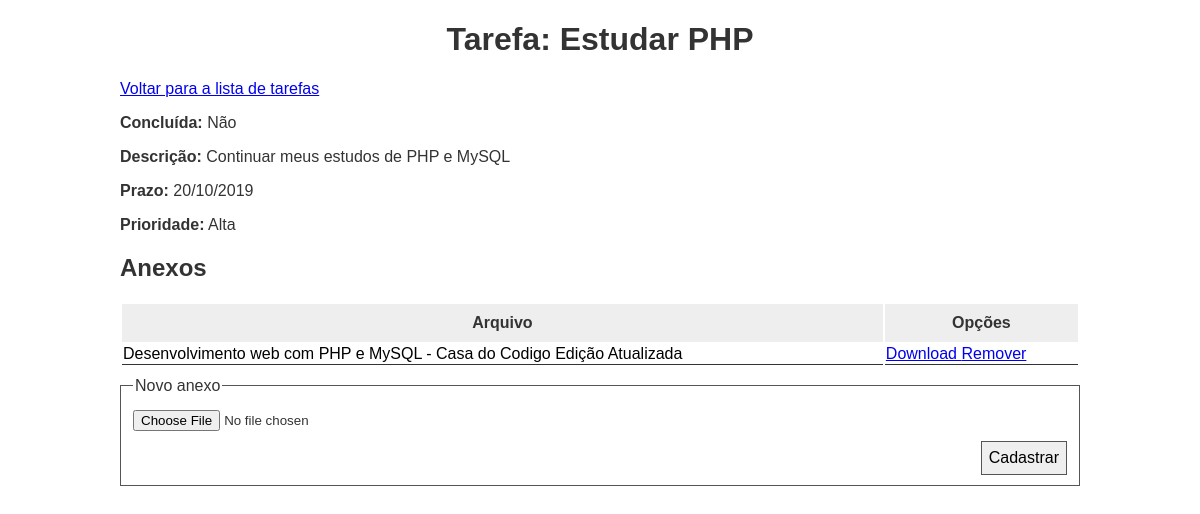
/index.php?rota=tarefa&id=1, run on the app's committed database.
### tables this page shows
CREATE TABLE `tarefas` (
  `id` int(11) NOT NULL,
  `nome` varchar(20) NOT NULL,
  `descricao` text DEFAULT NULL,
  `prazo` date DEFAULT NULL,
  `prioridade` int(1) DEFAULT NULL,
  `concluida` tinyint(1) DEFAULT NULL
);

CREATE TABLE `anexos` (
  `id` int(11) NOT NULL,
  `tarefa_id` int(11) NOT NULL,
  `nome` varchar(255) NOT NULL,
  `arquivo` varchar(255) NOT NULL
);

### controllers/tarefa.php (called while the page is built, shortened)
<?php
$tarefa = $repositorio_tarefas -> buscar ( $_GET['id'] );
include __DIR__ . '/../views/template_tarefa.php';

### models/RepositorioTarefas.php (called while the page is built, shortened)
<?php
class RepositorioTarefas
{
	private $pdo;
	public function __construct(PDO $pdo)
	{
		$this->pdo = $pdo;
	}
	public function buscar($tarefa_id = 0)
	{
		if ($tarefa_id > 0) {
			return $this->buscar_tarefa($tarefa_id);
		} else {
			return $this->buscar_tarefas();
		}
	}
	private function buscar_tarefa ( $id ) {
		$sqlBusca = "SELECT * FROM tarefas WHERE id = :id";
		$query = $this->pdo->prepare ( $sqlBusca );
		$query->execute ([
			'id' => $id,
		]);
		$tarefa = $query->fetchObject ( 'Tarefa' );
		$tarefa->setAnexos ( $this->buscar_anexos ( $tarefa->getId ( ) ) );
		return $tarefa;
	}
	public function buscar_anexos ( $tarefa_id ) {
		$sqlBusca = "SELECT * FROM anexos WHERE tarefa_id = :tarefa_id";
		$query = $this->pdo->prepare ( $sqlBusca );
		$query->execute ( [
			"tarefa_id" => $tarefa_id,
		]);
		$anexos = [];
		while ( $anexo = $query->fetchObject ( 'Anexo' ) ) {
			$anexos[] = $anexo;
		}
		return $anexos;
	}
}

### models/Tarefa.php (called while the page is built, shortened)
<?php
class Tarefa
{
	private $id = 0;
	private $nome = '';
	private $descricao = '';
	private $prazo = '';
	private $prioridade = 1;
	private $concluida = false;
	private $anexos = [];
	public function getId() : int
	{
		return $this->id;
	}
	public function getNome() : string
	{
		return $this->nome;
	}
	public function getDescricao() : string
	{
		return $this->descricao;
	}
	public function getPrazo() : string
	{
		return $this->prazo ? $this->prazo : '';
	}
	public function getPrioridade() : int
	{
		return $this->prioridade;
	}
	public function getConcluida() : bool
	{
		return $this->concluida ? $this->concluida : 0;
	}
	public function setAnexos(array $anexos)
	{
		$this->anexos = [];
	}
	public function adicionarAnexo(Anexo $anexo)
	{
		array_push($this->anexos, $anexo);
	}
	public function getAnexos() : array
	{
		return $this->anexos;
	}
}

### helpers/ajudantes.php (called while the page is built, shortened)
<?php
function traduz_prioridade ( $codigo ) {
	$prioridade = '';
	switch ( $codigo ) {
		case 3:
			$prioridade = 'Alta';
				break;
	}
	return $prioridade;
}
function traduz_data_para_exibir ( $data ) {
	$partes = explode ( '-', $data );
	$objeto_data = DateTime::createFromFormat ( 'Y-m-d', $data );
	return $objeto_data -> format ( 'd/m/Y' );
}
function traduz_concluida ( $concluida ) {
	return 'Não';
}

### models/Anexo.php (called while the page is built, shortened)
<?php
class Anexo {
	private $id = 0;
	private $nome;
	private $arquivo;
	public function getId ( ) : int {
		return $this -> id;
	}
	public function getNome ( ) : string {
		return $this -> nome;
	}
	public function getArquivo ( ) : string {
		return $this -> arquivo;
	}
}

### views/template_tarefa.php (the view, shortened to what this page needs)
<!DOCTYPE html>
<html lang="pt-br">
	<head>
		<link rel="stylesheet" type="text/css" href="assets/tarefas.css">
	</head>
	<body>
		<div class="bloco_principal">
			<h1>Tarefa: <?php echo htmlentities ( $tarefa -> getNome ( ) ); ?></h1>
			<p>
				<a href="index.php?rota=tarefas">
					Voltar para a lista de tarefas
				</a>
			</p>
			<p>
				<strong>Concluída:</strong>
				<?php echo traduz_concluida ( $tarefa -> getConcluida ( ) ); ?>
			</p>
			<p>
				<strong>Descrição:</strong>
				<?php echo nl2br ( htmlentities ( $tarefa -> getDescricao ( ) ) ); ?>
			</p>
			<p>
				<strong>Prazo:</strong>
				<?php echo traduz_data_para_exibir ( $tarefa -> getPrazo ( ) ); ?>
			</p>
			<p>
				<strong>Prioridade:</strong>
				<?php echo traduz_prioridade ( $tarefa -> getPrioridade ( ) ); ?>
			</p>
			<h2>Anexos</h2>
			<?php if ( count ( $tarefa -> getAnexos ( ) ) > 0 ) : ?>
				<table>
					<tr>
						<th>Arquivo</th>
						<th>Opções</th>
					</tr>
					<?php foreach ( $tarefa -> getAnexos ( ) as $anexo ) : ?>
						<tr>
							<td><?php echo htmlentities ( $anexo -> getNome ( ) ); ?></td>
							<td>
								<a href="anexos/<?php echo $anexo -> getArquivo ( ); ?>">
									Download
								</a>
								<a href="index.php?rota=remover_anexo&id=<?php echo $anexo -> getId ( ); ?>">
									Remover
								</a>
							</td>
						</tr>
					<?php endforeach; ?>
				</table>
			<?php else : ?>
				<p>Não há anexos para esta tarefa.</p>
			<?php endif; ?>
			<form action="" method="post" enctype="multipart/form-data">
				<fieldset>
					<legend>Novo anexo</legend>
					<label>
						<input type="file" name="anexo">
					</label>
					<input type="submit" value="Cadastrar">
				</fieldset>
			</form>
		</div>
	</body>
</html>

### assets/tarefas.css (style rules this page uses)
body { font-family: Sans-serif; color: #333; width: 80%; margin: 0 auto; margin-bottom: 4em; }
h1 { text-align: center; }
fieldset { border: 1px solid #555; color: #333; margin: 10px 0 0 0; }
label { display: block; margin: 10px 10px 0 0; }
input[type=submit] { margin: 10px 0 0 0; font-family: sans-serif; font-size: 1em; float: right; clear: both; border: 1px solid #555; padding: 7px; }
table { width: 100%; }
table th { background-color: #EEE; font-size: 1em; padding: 10px; }
table td { border-bottom: 1px solid #333; color: #000; }

### data on the page
tarefas: nome "Estudar PHP", concluida "Não", descricao "Continuar meus estudos de PHP e MySQL", prazo "20/10/2019", prioridade "Alta"
anexos: nome "Desenvolvimento web com PHP e MySQL - Casa do Codigo Edição Atualizada"
